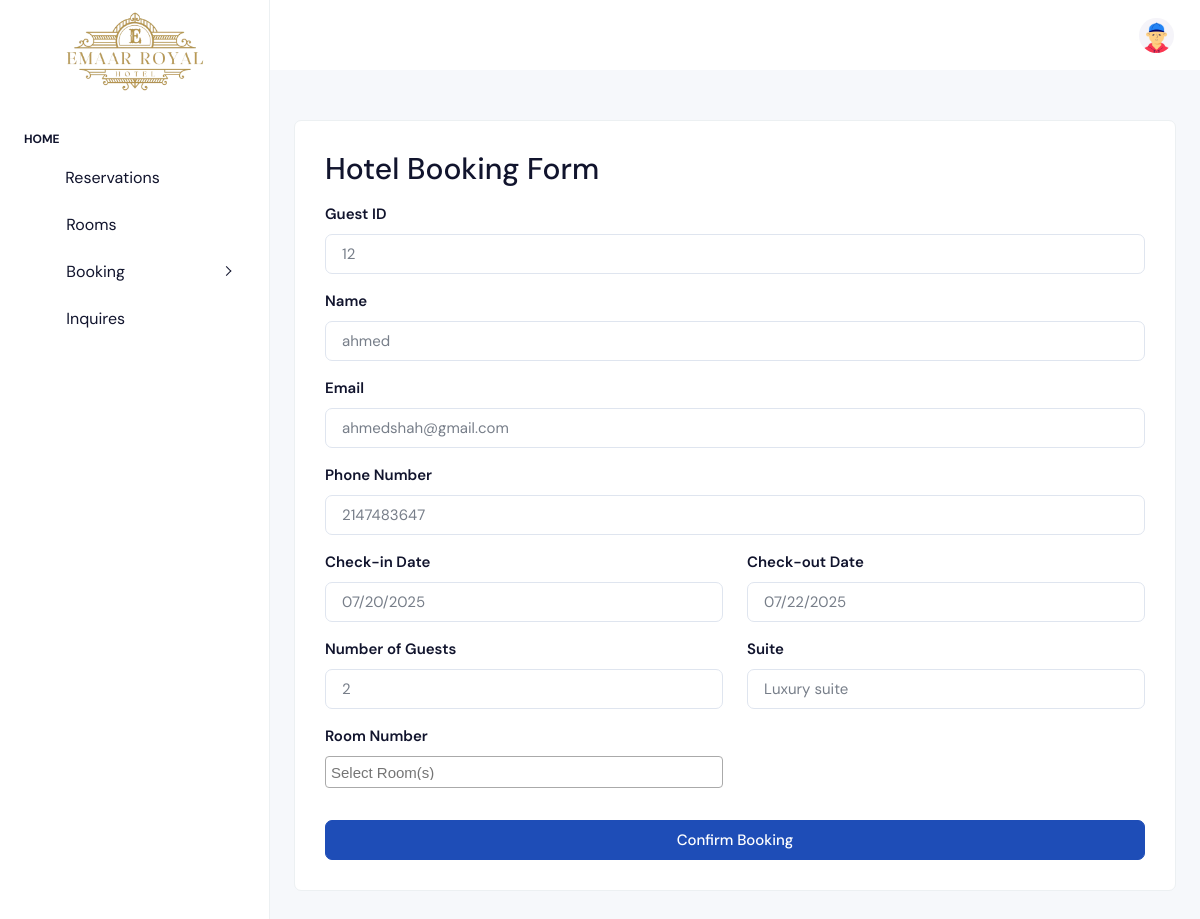
The app's page /add-booking.php?guest_id=12 with its own data.
### tables this page shows
CREATE TABLE `reservations` (
  `Id` int(11) NOT NULL,
  `Name` varchar(50) DEFAULT NULL,
  `Email` varchar(255) NOT NULL,
  `Phone` int(20) DEFAULT NULL,
  `Checkin` varchar(20) DEFAULT NULL,
  `Checkout` varchar(20) DEFAULT NULL,
  `Guest` int(5) DEFAULT NULL,
  `Room` varchar(50) DEFAULT NULL,
  `Suite` varchar(255) DEFAULT NULL,
  `Request` varchar(200) DEFAULT NULL,
  `inq_res_email` varchar(255) DEFAULT NULL
);

### add-booking.php (the view, shortened to what this page needs)
<?php
include('inc.connection.php');
$guest_id = $name = $email = $phone = $checkin = $checkout = $guest = $suite = $room_no = $room = '';
if ($_SERVER['REQUEST_METHOD'] === 'GET' && isset($_GET['guest_id'])) {
    $guest_id = $_GET['guest_id'];
    $sql = "SELECT * FROM reservations WHERE Id = '$guest_id'";
    $result = mysqli_query($conn, $sql);
    if (mysqli_num_rows($result) > 0) {
        $user = mysqli_fetch_assoc($result);
        $name = $user['Name'];
        $email = $user['Email'];
        $phone = $user['Phone'];
        $checkin = $user['Checkin'];
        $checkout = $user['Checkout'];
        $guest = $user['Guest'];
        $suite = $user['Suite'];
    }
}
?>
<!doctype html>
<html lang="en">
<head>
    <link rel="stylesheet" href="./assets/css/styles.min.css" />
    <link href="https://cdn.jsdelivr.net/npm/select2@4.1.0-rc.0/dist/css/select2.min.css" rel="stylesheet" />
</head>
<body>
    <div class="page-wrapper" id="main-wrapper" style="padding-top: 0 !important;" data-layout="vertical" data-navbarbg="skin6" data-sidebartype="full"
        data-sidebar-position="fixed" data-header-position="fixed">
        <aside class="left-sidebar" style="margin-top: 0 !important; padding-top: 0 !important; top: 0 !important;">
            <div>
                <div class="brand-logo d-flex align-items-center justify-content-center">
                    <a href="./admin-dash.php" class="text-nowrap logo-img">
                        <img src="images/logo.png" alt="" />
                    </a>
                </div>
                <nav class="sidebar-nav scroll-sidebar" data-simplebar="">
                    <ul id="sidebarnav">
                        <li class="nav-small-cap">
                            <span class="hide-menu">Home</span>
                        </li>
                        <li class="sidebar-item">
                            <a class="sidebar-link" href="./admin-dash.php" aria-expanded="false">
                                <i class="ti ti-receipt"></i>
                                <span class="hide-menu">Reservations</span>
                            </a>
                        </li>
                        <li class="sidebar-item">
                            <a class="sidebar-link justify-content-between" href="room_status.php" aria-expanded="false">
                                <div class="d-flex align-items-center gap-3">
                                    <span class="d-flex">
                                        <i class="ti ti-key"></i>
                                    </span>
                                    <span class="hide-menu">Rooms</span>
                                </div>
                            </a>
                        </li>
                        <li class="sidebar-item">
                            <a class="sidebar-link has-arrow justify-content-between" href="javascript:void(0)" aria-expanded="false">
                                <div class="d-flex align-items-center gap-3">
                                    <span class="d-flex">
                                        <i class="ti ti-bookmark"></i>
                                    </span>
                                    <span class="hide-menu">Booking</span>
                                </div>
                            </a>
                        </li>
                        <li class="sidebar-item">
                            <a class="sidebar-link justify-content-between" href="admin-inquiry.php" aria-expanded="false">
                                <div class="d-flex align-items-center gap-3">
                                    <span class="d-flex">
                                        <i class="ti ti-help"></i>
                                    </span>
                                    <span class="hide-menu">Inquires</span>
                                </div>
                            </a>
                        </li>
                </nav>
            </div>
        </aside>
        <div class="body-wrapper">
            <header class="app-header">
                <nav class="navbar navbar-expand-lg navbar-light">
                    <div class="navbar-collapse justify-content-end px-0" id="navbarNav">
                        <ul class="navbar-nav flex-row ms-auto align-items-center justify-content-end">
                            <li class="nav-item dropdown">
                                <a class="nav-link " href="javascript:void(0)" id="drop2" data-bs-toggle="dropdown"
                                    aria-expanded="false">
                                    <img src="./assets/images/profile/user-1.jpg" alt="" width="35" height="35" class="rounded-circle">
                                </a>
                            </li>
                        </ul>
                    </div>
                </nav>
            </header>
            <div class="body-wrapper-inner">
                <div class="container-fluid">
                    <form method="POST" action="add-booking.php">
                        <div class="row" style="margin-top: -60px;">
                            <div class="col-12">
                                <div class="card">
                                    <div class="card-body">
                                        <div class="d-md-flex align-items-center">
                                            <div>
                                                <h2 class="mb-3">Hotel Booking Form</h2>
                                            </div>
                                        </div>
                                        <div class="mb-3">
                                            <label for="guest-id" class="form-label">Guest ID</label>
                                            <input type="text" name="Guest_id" id="guest-id" value="<?php echo $guest_id; ?>" class="form-control" required>
                                        </div>
                                        <div class="mb-3">
                                            <label for="name" class="form-label">Name</label>
                                            <input type="text" name="Name" id="name" value="<?php echo $name; ?>" class="form-control" required>
                                        </div>
                                        <div class="mb-3">
                                            <label for="email" class="form-label">Email</label>
                                            <input type="email" name="Email" id="email" value="<?php echo $email; ?>" class="form-control" required>
                                        </div>
                                        <div class="mb-3">
                                            <label for="phone" class="form-label">Phone Number</label>
                                            <input type="text" name="Phone" id="phone" value="<?php echo $phone; ?>" class="form-control" required>
                                        </div>
                                        <div class="row">
                                            <div class="mb-3 col-md-6">
                                                <label for="checkin" class="form-label">Check-in Date</label>
                                                <input type="text" name="Checkin" id="checkin" value="<?php echo $checkin; ?>" class="form-control" required>
                                            </div>
                                            <div class="mb-3 col-md-6">
                                                <label for="checkout" class="form-label">Check-out Date</label>
                                                <input type="text" name="Checkout" id="checkout" value="<?php echo $checkout; ?>" class="form-control" required>
                                            </div>
                                        </div>
                                        <div class="row">
                                            <div class="mb-3 col-md-6">
                                                <label for="guest" class="form-label">Number of Guests</label>
                                                <input type="number" name="Guest" id="guest" value="<?php echo $guest; ?>" class="form-control" min="1" required>
                                            </div>
                                            <div class="mb-3 col-md-6">
                                                <label for="suite" class="form-label">Suite</label>
                                                <input type="text" name="Suite" id="suite" value="<?php echo $suite; ?>" class="form-control" min="1" required>
                                            </div>
                                        </div>
                                        <div class="row">
                                            <div class="mb-3 col-md-6">
                                                <label for="room_no" class="form-label">Room Number</label>
                                            </div>
                                        </div>
                                        <div class="text-end mt-3">
                                            <button type="submit" name="submit" id="submit" class="btn btn-primary w-100">Confirm Booking</button>
                                        </div>
                                    </div>
                                </div>
                            </div>
                        </div>
                    </form>
                </div>
            </div>
        </div>
    </div>
</body>
</html>

### add-booking.php (style rules this page uses)
.app-header { margin-top: 0 !important; padding-top: 0 !important; position: relative; top: 0 !important; }
nav.navbar { margin-top: 0 !important; padding-top: 0 !important; }
.body-wrapper, #main-wrapper, .page-wrapper { margin-top: 0 !important; padding-top: 0 !important; }
.brand-logo img { width: 100%; height: 160px; margin-top: -26px; margin-bottom: -35px; }

### records on screen
reservations: Name "ahmed", Email "ahmedshah@gmail.com", Phone "2147483647", Checkin "07/20/2025", Checkout "07/22/2025", Guest "2", Suite "Luxury suite"
